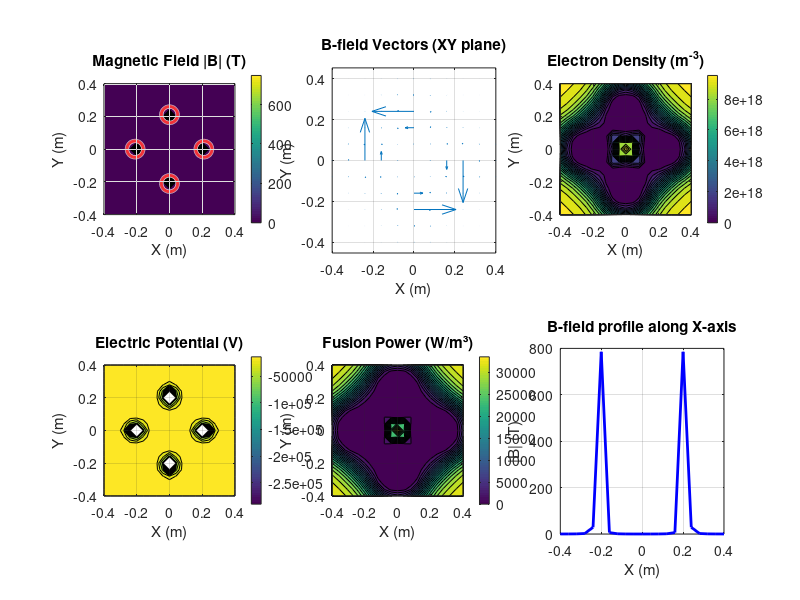

This chart was generated by the following MATLAB code: (Note: this script raises an error after producing the figure.)
%% MATLAB Polywell - Simplified Test Version
% Run this first to test if magnetic field calculation works

clear; clc; close all;

%% Parameters
coil_radius = 0.05;        % Coil radius (m)
chamber_radius = 0.30;     % Chamber radius (m)
coil_current = 5000;       % Current per coil (A)
coil_turns = 100;          % Number of turns per coil
mu0 = 4*pi*1e-7;          % Permeability of free space

%% Simple grid (smaller for testing)
nx = 21; ny = 21; nz = 21;  % Smaller grid for speed
x = linspace(-0.4, 0.4, nx);
y = linspace(-0.4, 0.4, ny);
z = linspace(-0.4, 0.4, nz);

fprintf('=== POLYWELL SIMPLE TEST ===\n');
fprintf('Grid size: %dx%dx%d\n', nx, ny, nz);

%% Coil geometry
d = chamber_radius * 0.7;
coil_pos = [
     d,  0,  0;   % +X coil
    -d,  0,  0;   % -X coil
     0,  d,  0;   % +Y coil
     0, -d,  0;   % -Y coil
     0,  0,  d;   % +Z coil
     0,  0, -d    % -Z coil
];

coil_normals = [
    -1,  0,  0;   % +X coil normal
     1,  0,  0;   % -X coil normal
     0, -1,  0;   % +Y coil normal
     0,  1,  0;   % -Y coil normal
     0,  0, -1;   % +Z coil normal
     0,  0,  1    % -Z coil normal
];

fprintf('Coil positions:\n');
for i = 1:size(coil_pos, 1)
    fprintf('  Coil %d: (%.2f, %.2f, %.2f)\n', i, coil_pos(i,:));
end

%% Simplified magnetic field calculation
fprintf('\nCalculating magnetic field (simplified)...\n');

[X, Y, Z] = meshgrid(x, y, z);
Bx = zeros(size(X));
By = zeros(size(Y)); 
Bz = zeros(size(Z));

total_current = coil_current * coil_turns;

for coil_idx = 1:size(coil_pos, 1)
    fprintf('Computing field from coil %d/%d...\n', coil_idx, size(coil_pos, 1));
    
    center = coil_pos(coil_idx, :);
    normal = coil_normals(coil_idx, :);
    
    % Simplified dipole approximation for faster calculation
    % Magnetic dipole moment
    m = total_current * pi * coil_radius^2;
    
    % Vector from coil to field points
    rx = X - center(1);
    ry = Y - center(2);
    rz = Z - center(3);
    r_mag = sqrt(rx.^2 + ry.^2 + rz.^2);
    
    % Avoid singularity
    r_mag(r_mag < 1e-6) = 1e-6;
    
    % Dipole field (simplified)
    % For a dipole aligned with normal direction
    dot_product = rx.*normal(1) + ry.*normal(2) + rz.*normal(3);
    
    factor = (mu0*m)/(4*pi) ./ (r_mag.^5);
    
    Bx = Bx + factor .* (3*dot_product.*rx - normal(1).*(r_mag.^2));
    By = By + factor .* (3*dot_product.*ry - normal(2).*(r_mag.^2));
    Bz = Bz + factor .* (3*dot_product.*rz - normal(3).*(r_mag.^2));
end

B_mag = sqrt(Bx.^2 + By.^2 + Bz.^2);

fprintf('Magnetic field calculation complete!\n');
fprintf('Max B field: %.3f T\n', max(B_mag(:)));
fprintf('Min B field: %.6f T\n', min(B_mag(:)));

%% Simple plasma parameters (no particle tracking)
plasma_density = 1e19;
density_e = plasma_density * exp(-B_mag / 0.1);  % Simple exponential profile
density_i = density_e;  % Quasi-neutrality
potential = 1000 * log(density_e / plasma_density);  % Simple potential

%% Simple fusion rate
Ti_keV = 10;  % 10 keV
sigma_DT = 5e-28;  % m² (simplified)
v_rel = 1e6;  % m/s (simplified)
fusion_rate = 0.25 * density_i.^2 * sigma_DT * v_rel;
fusion_power = fusion_rate * 17.6e6 * 1.602e-19;  % 17.6 MeV per reaction

%% Export data
fprintf('\nExporting data...\n');

[X, Y, Z] = meshgrid(x, y, z);
coords = [X(:), Y(:), Z(:)];
B_field = [Bx(:), By(:), Bz(:)];
plasma_data = [density_e(:), density_i(:), potential(:), fusion_rate(:), fusion_power(:)];

% Export CSV files
csvwrite('polywell_coordinates.csv', coords);
csvwrite('polywell_magnetic_field.csv', B_field);
csvwrite('polywell_plasma_data.csv', plasma_data);

% Export coil geometry
coil_data = [coil_pos, coil_normals, ...
             repmat([coil_radius, coil_current, coil_turns], size(coil_pos, 1), 1)];
csvwrite('polywell_coil_geometry.csv', coil_data);

fprintf('Files exported:\n');
fprintf('- polywell_coordinates.csv\n');
fprintf('- polywell_magnetic_field.csv\n');
fprintf('- polywell_plasma_data.csv\n');
fprintf('- polywell_coil_geometry.csv\n');

%% Visualization
fprintf('\nCreating plots...\n');

figure('Position', [100, 100, 1200, 800]);

% Magnetic field in XY plane (midplane)
subplot(2, 3, 1);
mid_z = ceil(nz/2);
[X_2D, Y_2D] = meshgrid(x, y);
B_slice = squeeze(B_mag(:, :, mid_z));
contourf(X_2D, Y_2D, B_slice', 20);
colorbar;
title('Magnetic Field |B| (T)');
xlabel('X (m)'); ylabel('Y (m)');
axis equal; grid on;

% Add coil positions
hold on;
for i = 1:size(coil_pos, 1)
    if abs(coil_pos(i, 3)) < 0.05  % Show midplane coils
        viscircles([coil_pos(i, 1), coil_pos(i, 2)], coil_radius, ...
                   'Color', 'r', 'LineWidth', 2);
    end
end

% Magnetic field vectors (sampled)
subplot(2, 3, 2);
skip = 2;  % Show every 2nd vector
x_sample = x(1:skip:end);
y_sample = y(1:skip:end);
[X_vec, Y_vec] = meshgrid(x_sample, y_sample);
Bx_sample = Bx(1:skip:end, 1:skip:end, mid_z);
By_sample = By(1:skip:end, 1:skip:end, mid_z);
quiver(X_vec, Y_vec, Bx_sample', By_sample', 2);
title('B-field Vectors (XY plane)');
xlabel('X (m)'); ylabel('Y (m)');
axis equal; grid on;

% Electron density
subplot(2, 3, 3);
density_slice = squeeze(density_e(:, :, mid_z));
contourf(X_2D, Y_2D, density_slice', 20);
colorbar;
title('Electron Density (m^{-3})');
xlabel('X (m)'); ylabel('Y (m)');
axis equal; grid on;

% Electric potential
subplot(2, 3, 4);
potential_slice = squeeze(potential(:, :, mid_z));
contourf(X_2D, Y_2D, potential_slice', 20);
colorbar;
title('Electric Potential (V)');
xlabel('X (m)'); ylabel('Y (m)');
axis equal; grid on;

% Fusion power
subplot(2, 3, 5);
fusion_slice = squeeze(fusion_power(:, :, mid_z));
contourf(X_2D, Y_2D, fusion_slice', 20);
colorbar;
title('Fusion Power (W/m³)');
xlabel('X (m)'); ylabel('Y (m)');
axis equal; grid on;

% 1D profiles along X-axis
subplot(2, 3, 6);
mid_y = ceil(ny/2);
x_profile = squeeze(B_mag(mid_y, :, mid_z));
plot(x, x_profile, 'b-', 'LineWidth', 2);
xlabel('X (m)');
ylabel('|B| (T)');
title('B-field profile along X-axis');
grid on;

sgtitle('Polywell Simulation Results');
saveas(gcf, 'polywell_simple_results.png');

%% Summary
fprintf('\n=== SIMULATION SUMMARY ===\n');
fprintf('Grid points: %d\n', length(coords));
fprintf('Max magnetic field: %.3f T\n', max(B_mag(:)));
fprintf('Min magnetic field: %.6f T\n', min(B_mag(:)));
fprintf('Average density: %.2e m^-3\n', mean(density_e(:)));
fprintf('Total fusion power: %.2e W\n', trapz(x, trapz(y, trapz(z, fusion_power))));

fprintf('\n✅ SIMPLE TEST COMPLETE!\n');
fprintf('Ready for ANSYS import!\n');